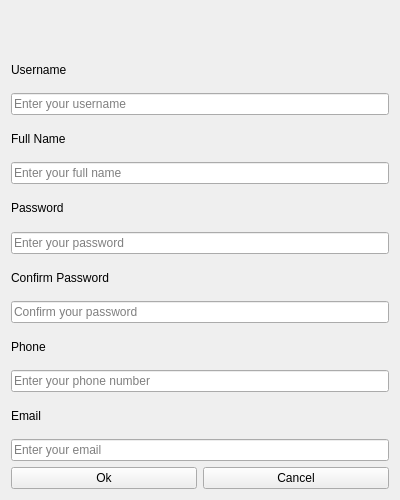
<?xml version="1.0" encoding="UTF-8"?>
<ui version="4.0">
 <class>RegisterWindow</class>
 <widget class="QWidget" name="RegisterWindow">
  <property name="geometry">
   <rect>
    <x>0</x>
    <y>0</y>
    <width>400</width>
    <height>500</height>
   </rect>
  </property>
  <property name="windowTitle">
   <string>Register</string>
  </property>
  <layout class="QVBoxLayout" name="verticalLayout">
   
   <item>
    <widget class="QLabel" name="errorLabel">
     <property name="text">
      <string></string>
     </property>
     <property name="styleSheet">
      <string notr="true">color: red; font-weight: bold;</string>
     </property>
    </widget>
   </item>

   <item>
    <widget class="QLabel" name="usernameLabel">
     <property name="text"><string>Username</string></property>
    </widget>
   </item>
   <item>
    <widget class="QLineEdit" name="usernameLineEdit">
     <property name="placeholderText"><string>Enter your username</string></property>
    </widget>
   </item>

   <item>
    <widget class="QLabel" name="fullNameLabel">
     <property name="text"><string>Full Name</string></property>
    </widget>
   </item>
   <item>
    <widget class="QLineEdit" name="fullNameLineEdit">
     <property name="placeholderText"><string>Enter your full name</string></property>
    </widget>
   </item>

   <item>
    <widget class="QLabel" name="passwordLabel">
     <property name="text"><string>Password</string></property>
    </widget>
   </item>
   <item>
    <widget class="QLineEdit" name="passwordLineEdit">
     <property name="echoMode"><enum>QLineEdit::Password</enum></property>
     <property name="placeholderText"><string>Enter your password</string></property>
    </widget>
   </item>

   <item>
    <widget class="QLabel" name="confirmPasswordLabel">
     <property name="text"><string>Confirm Password</string></property>
    </widget>
   </item>
   <item>
    <widget class="QLineEdit" name="confirmPasswordLineEdit">
     <property name="echoMode"><enum>QLineEdit::Password</enum></property>
     <property name="placeholderText"><string>Confirm your password</string></property>
    </widget>
   </item>

   <item>
    <widget class="QLabel" name="phoneLabel">
     <property name="text"><string>Phone</string></property>
    </widget>
   </item>
   <item>
    <widget class="QLineEdit" name="phoneLineEdit">
     <property name="placeholderText"><string>Enter your phone number</string></property>
    </widget>
   </item>

   <item>
    <widget class="QLabel" name="emailLabel">
     <property name="text"><string>Email</string></property>
    </widget>
   </item>
   <item>
    <widget class="QLineEdit" name="emailLineEdit">
     <property name="placeholderText"><string>Enter your email</string></property>
    </widget>
   </item>

   <item>
    <layout class="QHBoxLayout" name="horizontalLayout">
     <item>
      <widget class="QPushButton" name="registerButton">
       <property name="text"><string>Ok</string></property>
      </widget>
     </item>
     <item>
      <widget class="QPushButton" name="goToLoginButton">
       <property name="text"><string>Cancel</string></property>
      </widget>
     </item>
    </layout>
   </item>
  </layout>
 </widget>
 <resources/>
 <connections/>
</ui>
